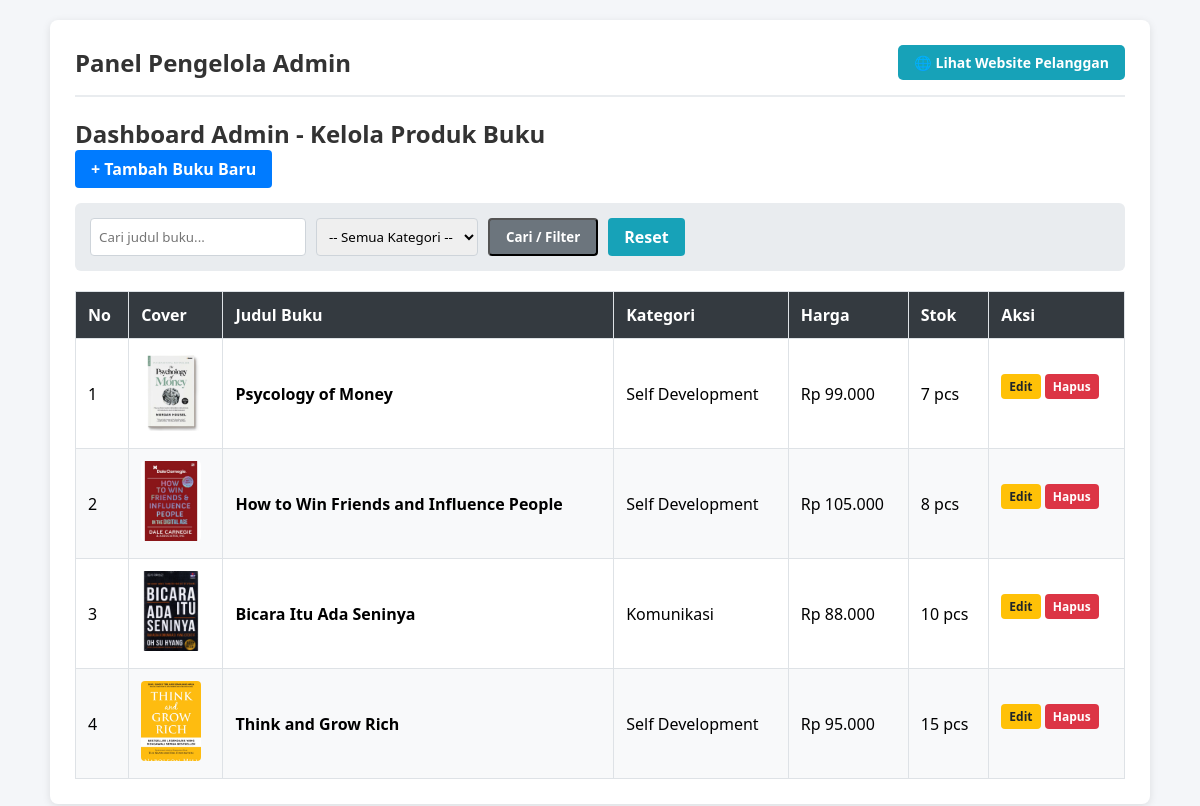
The app's page /admin/produk.php with its own data.
### tables this page shows
CREATE TABLE `produk` (
  `id` int NOT NULL,
  `nama` varchar(100) NOT NULL,
  `kategori` varchar(50) NOT NULL,
  `deskripsi` text,
  `harga` decimal(12,2) NOT NULL,
  `stok` int NOT NULL,
  `gambar` varchar(255) NOT NULL,
  `created_at` timestamp NULL DEFAULT CURRENT_TIMESTAMP
);

### admin/produk.php (the view, shortened to what this page needs)
<?php
require_once '../config/database.php';
$per_page = 5;
$page = isset($_GET['page']) ? (int)$_GET['page'] : 1;
$offset = ($page - 1) * $per_page;
$keyword  = isset($_GET['keyword']) ? trim($_GET['keyword']) : '';
$sql_where = " WHERE 1=1";
$sql_data = "SELECT * FROM produk" . $sql_where . " ORDER BY id DESC LIMIT ? OFFSET ?";
$stmt = $pdo->prepare($sql_data);
$param_index = 1;
$stmt->bindValue($param_index++, $per_page, PDO::PARAM_INT);
$stmt->bindValue($param_index++, $offset, PDO::PARAM_INT);
$stmt->execute();
$produk_list = $stmt->fetchAll();
require_once '../includes/header.php';
?>
<h2>Dashboard Admin - Kelola Produk Buku</h2>
<a href="tambah.php" class="btn btn-primary">+ Tambah Buku Baru</a>
<form method="GET" action="produk.php" class="filter-box">
    <input type="text" name="keyword" placeholder="Cari judul buku..." value="<?= htmlspecialchars($keyword) ?>">
    <select name="kategori">
        <option value="">-- Semua Kategori --</option>
    </select>
    <button type="submit" class="btn btn-secondary" style="margin-bottom:0;">Cari / Filter</button>
    <a href="produk.php" class="btn btn-secondary" style="margin-bottom:0; background-color:#17a2b8;">Reset</a>
</form>
<table>
    <thead>
        <tr>
            <th>No</th>
            <th>Cover</th>
            <th>Judul Buku</th>
            <th>Kategori</th>
            <th>Harga</th>
            <th>Stok</th>
            <th>Aksi</th>
        </tr>
    </thead>
    <tbody>
        <?php if (count($produk_list) > 0): ?>
            <?php
            $no = $offset + 1;
            foreach ($produk_list as $row):
            ?>
                <tr>
                    <td><?= $no++ ?></td>
                    <td>
                        <?php if (!empty($row['gambar']) && file_exists('../uploads/produk/' . $row['gambar'])): ?>
                            <img src="../uploads/produk/<?= htmlspecialchars($row['gambar']) ?>" class="img-thumb" alt="Cover">
                        <?php else: ?>
                            <small style="color:red;">Tidak Ada Foto</small>
                        <?php endif; ?>
                    </td>
                    <td><strong><?= htmlspecialchars($row['nama']) ?></strong></td>
                    <td><?= htmlspecialchars($row['kategori']) ?></td>
                    <td>Rp <?= number_format($row['harga'], 0, ',', '.') ?></td>
                    <td><?= $row['stok'] ?> pcs</td>
                    <td>
                        <a href="edit.php?id=<?= $row['id'] ?>" class="btn btn-warning" style="padding:4px 8px; font-size:12px;">Edit</a>
                        <a href="hapus.php?id=<?= $row['id'] ?>" class="btn btn-danger" style="padding:4px 8px; font-size:12px;" onclick="return confirm('Yakin ingin menghapus buku ini?')">Hapus</a>
                    </td>
                </tr>
            <?php endforeach; ?>
        <?php else: ?>
            <tr>
                <td colspan="7" style="text-align: center;">Tidak ada data buku yang ditemukan.</td>
            </tr>
        <?php endif; ?>
    </tbody>
</table>
<?php require_once '../includes/footer.php'; ?>

### includes/header.php (style rules this page uses)
* { box-sizing: border-box; font-family: 'Segoe UI', Tahoma, Geneva, Verdana, sans-serif; }
body { background-color: #f4f6f9; margin: 0; padding: 20px; }
h1, h2 { color: #333; margin: 0; }
.btn { display: inline-block; padding: 8px 16px; text-decoration: none; border-radius: 4px; color: #fff; font-weight: bold; margin-bottom: 15px; }
.btn-primary { background-color: #007bff; }
.btn-warning { background-color: #ffc107; color: #212529; }
.btn-danger { background-color: #dc3545; }
.btn-secondary { background-color: #6c757d; }
table { width: 100%; border-collapse: collapse; margin-top: 15px; }
table th, table td { border: 1px solid #dee2e6; padding: 12px; text-align: left; vertical-align: middle; }
table th { background-color: #343a40; color: white; }
table tr:nth-child(even) { background-color: #f8f9fa; }
.img-thumb { width: 60px; height: 80px; object-fit: cover; border-radius: 4px; }
.filter-box { background: #e9ecef; padding: 15px; border-radius: 6px; margin-bottom: 20px; display: flex; gap: 10px; flex-wrap: wrap; }
.filter-box input, .filter-box select { padding: 8px; border: 1px solid #ced4da; border-radius: 4px; }

### records on screen
produk: gambar (picture), nama "Psycology of Money", kategori "Self Development", harga "99.000", stok "7"
produk: gambar (picture), nama "How to Win Friends and Influence People", kategori "Self Development", harga "105.000", stok "8"
produk: gambar (picture), nama "Bicara Itu Ada Seninya", kategori "Komunikasi", harga "88.000", stok "10"
produk: gambar (picture), nama "Think and Grow Rich", kategori "Self Development", harga "95.000", stok "15"
